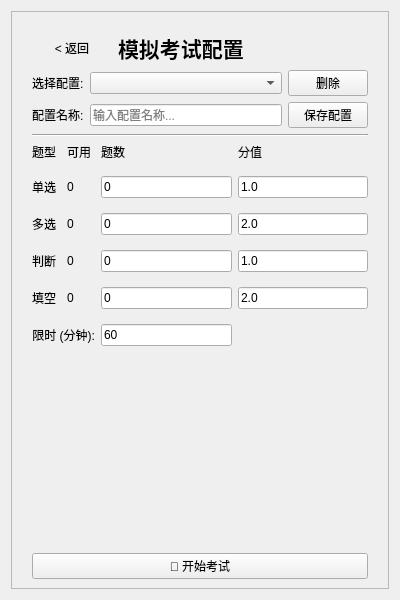
<?xml version="1.0" encoding="UTF-8"?>
<ui version="4.0">
 <class>ExamConfigPage</class>
 <widget class="QWidget" name="ExamConfigPage">
  <property name="geometry">
   <rect>
    <x>0</x>
    <y>0</y>
    <width>400</width>
    <height>600</height>
   </rect>
  </property>
  <layout class="QVBoxLayout" name="verticalLayout_ExamConfig">
   <item>
    <widget class="QScrollArea" name="scrollArea_ExamConfig">
     <property name="widgetResizable">
      <bool>true</bool>
     </property>
     <widget class="QWidget" name="scrollContent_ExamConfig">
      <layout class="QVBoxLayout" name="verticalLayout_ExamConfigInner">
       <property name="leftMargin">
        <number>20</number>
       </property>
       <property name="topMargin">
        <number>20</number>
       </property>
       <property name="rightMargin">
        <number>20</number>
       </property>
       <item>
        <layout class="QHBoxLayout" name="horizontalLayout_EC_Header">
         <item>
          <widget class="QPushButton" name="btnBack">
           <property name="text">
            <string>&lt; 返回</string>
           </property>
           <property name="flat">
            <bool>true</bool>
           </property>
          </widget>
         </item>
         <item>
          <widget class="QLabel" name="lbl_ExamConfigTitle">
           <property name="font">
            <font>
             <pointsize>16</pointsize>
             <bold>true</bold>
            </font>
           </property>
           <property name="text">
            <string>模拟考试配置</string>
           </property>
          </widget>
         </item>
         <item>
          <spacer name="spacer_EC_Header">
           <property name="orientation">
            <enum>Qt::Orientation::Horizontal</enum>
           </property>
           <property name="sizeHint" stdset="0">
            <size>
             <width>0</width>
             <height>0</height>
            </size>
           </property>
          </spacer>
         </item>
        </layout>
       </item>
       <item>
        <layout class="QHBoxLayout" name="horizontalLayout_EC_ConfigSelect">
         <item>
          <widget class="QLabel" name="lbl_ConfigSelect">
           <property name="text">
            <string>选择配置:</string>
           </property>
          </widget>
         </item>
         <item>
          <widget class="QComboBox" name="comboExamConfigs">
           <property name="sizePolicy">
            <sizepolicy hsizetype="Expanding" vsizetype="Fixed">
             <horstretch>0</horstretch>
             <verstretch>0</verstretch>
            </sizepolicy>
           </property>
          </widget>
         </item>
         <item>
          <widget class="QPushButton" name="btnDeleteConfig">
           <property name="text">
            <string>删除</string>
           </property>
          </widget>
         </item>
        </layout>
       </item>
       <item>
        <layout class="QHBoxLayout" name="horizontalLayout_EC_ConfigSave">
         <item>
          <widget class="QLabel" name="lbl_ConfigName">
           <property name="text">
            <string>配置名称:</string>
           </property>
          </widget>
         </item>
         <item>
          <widget class="QLineEdit" name="editConfigName">
           <property name="placeholderText">
            <string>输入配置名称...</string>
           </property>
          </widget>
         </item>
         <item>
          <widget class="QPushButton" name="btnSaveConfig">
           <property name="text">
            <string>保存配置</string>
           </property>
          </widget>
         </item>
        </layout>
       </item>
       <item>
        <widget class="Line" name="line_EC_Sep">
         <property name="orientation">
          <enum>Qt::Orientation::Horizontal</enum>
         </property>
        </widget>
       </item>
       <item>
        <layout class="QGridLayout" name="gridLayout_ExamInputs">
         <property name="verticalSpacing">
          <number>15</number>
         </property>
         <item row="0" column="0">
          <widget class="QLabel" name="l1">
           <property name="text">
            <string>题型</string>
           </property>
          </widget>
         </item>
         <item row="0" column="1">
          <widget class="QLabel" name="l2">
           <property name="text">
            <string>可用</string>
           </property>
          </widget>
         </item>
         <item row="0" column="2">
          <widget class="QLabel" name="l3">
           <property name="text">
            <string>题数</string>
           </property>
          </widget>
         </item>
         <item row="0" column="3">
          <widget class="QLabel" name="l4">
           <property name="text">
            <string>分值</string>
           </property>
          </widget>
         </item>
         <item row="1" column="0">
          <widget class="QLabel" name="l_s">
           <property name="text">
            <string>单选</string>
           </property>
          </widget>
         </item>
         <item row="1" column="1">
          <widget class="QLabel" name="lbl_Avail_Single">
           <property name="text">
            <string>0</string>
           </property>
          </widget>
         </item>
         <item row="1" column="2">
          <widget class="QLineEdit" name="edit_Count_Single">
           <property name="text">
            <string>0</string>
           </property>
          </widget>
         </item>
         <item row="1" column="3">
          <widget class="QLineEdit" name="edit_Score_Single">
           <property name="text">
            <string>1.0</string>
           </property>
          </widget>
         </item>
         <item row="2" column="0">
          <widget class="QLabel" name="l_m">
           <property name="text">
            <string>多选</string>
           </property>
          </widget>
         </item>
         <item row="2" column="1">
          <widget class="QLabel" name="lbl_Avail_Multi">
           <property name="text">
            <string>0</string>
           </property>
          </widget>
         </item>
         <item row="2" column="2">
          <widget class="QLineEdit" name="edit_Count_Multi">
           <property name="text">
            <string>0</string>
           </property>
          </widget>
         </item>
         <item row="2" column="3">
          <widget class="QLineEdit" name="edit_Score_Multi">
           <property name="text">
            <string>2.0</string>
           </property>
          </widget>
         </item>
         <item row="3" column="0">
          <widget class="QLabel" name="l_j">
           <property name="text">
            <string>判断</string>
           </property>
          </widget>
         </item>
         <item row="3" column="1">
          <widget class="QLabel" name="lbl_Avail_Judge">
           <property name="text">
            <string>0</string>
           </property>
          </widget>
         </item>
         <item row="3" column="2">
          <widget class="QLineEdit" name="edit_Count_Judge">
           <property name="text">
            <string>0</string>
           </property>
          </widget>
         </item>
         <item row="3" column="3">
          <widget class="QLineEdit" name="edit_Score_Judge">
           <property name="text">
            <string>1.0</string>
           </property>
          </widget>
         </item>
         <item row="4" column="0">
          <widget class="QLabel" name="l_f">
           <property name="text">
            <string>填空</string>
           </property>
          </widget>
         </item>
         <item row="4" column="1">
          <widget class="QLabel" name="lbl_Avail_Fill">
           <property name="text">
            <string>0</string>
           </property>
          </widget>
         </item>
         <item row="4" column="2">
          <widget class="QLineEdit" name="edit_Count_Fill">
           <property name="text">
            <string>0</string>
           </property>
          </widget>
         </item>
         <item row="4" column="3">
          <widget class="QLineEdit" name="edit_Score_Fill">
           <property name="text">
            <string>2.0</string>
           </property>
          </widget>
         </item>
         <item row="5" column="0" colspan="2">
          <widget class="QLabel" name="l_time">
           <property name="text">
            <string>限时 (分钟):</string>
           </property>
           <property name="alignment">
            <set>Qt::AlignmentFlag::AlignRight|Qt::AlignmentFlag::AlignTrailing|Qt::AlignmentFlag::AlignVCenter</set>
           </property>
          </widget>
         </item>
         <item row="5" column="2">
          <widget class="QLineEdit" name="edit_ExamTime">
           <property name="text">
            <string>60</string>
           </property>
          </widget>
         </item>
        </layout>
       </item>
       <item>
        <spacer name="spacer_EC_Middle">
         <property name="orientation">
          <enum>Qt::Orientation::Vertical</enum>
         </property>
         <property name="sizeHint" stdset="0">
          <size>
           <width>20</width>
           <height>40</height>
          </size>
         </property>
        </spacer>
       </item>
       <item>
        <widget class="QPushButton" name="btnStartExam">
         <property name="text">
          <string>🚀 开始考试</string>
         </property>
        </widget>
       </item>
      </layout>
     </widget>
    </widget>
   </item>
  </layout>
 </widget>
 <resources/>
 <connections/>
</ui>
